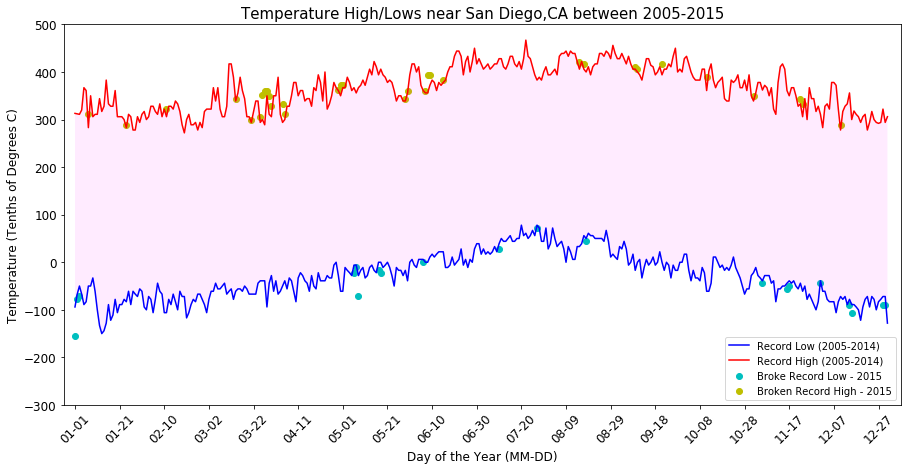

This figure's Python source:

# coding: utf-8

# # Assignment 2
# 
# Before working on this assignment please read these instructions fully. In the submission area, you will notice that you can click the link to **Preview the Grading** for each step of the assignment. This is the criteria that will be used for peer grading. Please familiarize yourself with the criteria before beginning the assignment.
# 
# An NOAA dataset has been stored in the file `data/C2A2_data/BinnedCsvs_d400/c63364120150e33d2ed8234706ea4b1b71228c47757b5a972b0d451c.csv`. The data for this assignment comes from a subset of The National Centers for Environmental Information (NCEI) [Daily Global Historical Climatology Network](https://www1.ncdc.noaa.gov/pub/data/ghcn/daily/readme.txt) (GHCN-Daily). The GHCN-Daily is comprised of daily climate records from thousands of land surface stations across the globe.
# 
# Each row in the assignment datafile corresponds to a single observation.
# 
# The following variables are provided to you:
# 
# * **id** : station identification code
# * **date** : date in YYYY-MM-DD format (e.g. 2012-01-24 = January 24, 2012)
# * **element** : indicator of element type
#     * TMAX : Maximum temperature (tenths of degrees C)
#     * TMIN : Minimum temperature (tenths of degrees C)
# * **value** : data value for element (tenths of degrees C)
# 
# For this assignment, you must:
# 
# 1. Read the documentation and familiarize yourself with the dataset, then write some python code which returns a line graph of the record high and record low temperatures by day of the year over the period 2005-2014. The area between the record high and record low temperatures for each day should be shaded.
# 2. Overlay a scatter of the 2015 data for any points (highs and lows) for which the ten year record (2005-2014) record high or record low was broken in 2015.
# 3. Watch out for leap days (i.e. February 29th), it is reasonable to remove these points from the dataset for the purpose of this visualization.
# 4. Make the visual nice! Leverage principles from the first module in this course when developing your solution. Consider issues such as legends, labels, and chart junk.
# 
# The data you have been given is near **San Diego, California, United States**, and the stations the data comes from are shown on the map below.

# In[57]:

import matplotlib.pyplot as plt
import mplleaflet
import pandas as pd
import numpy as np
from datetime import datetime
import os

def leaflet_plot_stations(binsize, hashid):

    df = pd.read_csv('data/C2A2_data/BinSize_d{}.csv'.format(binsize))

    station_locations_by_hash = df[df['hash'] == hashid]

    lons = station_locations_by_hash['LONGITUDE'].tolist()
    lats = station_locations_by_hash['LATITUDE'].tolist()

    plt.figure(figsize=(8,8))

    plt.scatter(lons, lats, c='r', alpha=0.7, s=200)

    return mplleaflet.display()

leaflet_plot_stations(400,'c63364120150e33d2ed8234706ea4b1b71228c47757b5a972b0d451c')


# In[9]:

#Get date and sort by date
df = pd.read_csv('data/C2A2_data/BinnedCsvs_d400/c63364120150e33d2ed8234706ea4b1b71228c47757b5a972b0d451c.csv')

by_date=df.sort_values(['Date','Data_Value'],ascending=[True,False])
by_date.head(5)


# In[10]:

#Remove Leap Days
df['Year'], df['Month-Date'] = zip(*df['Date'].apply(lambda x: (x[:4], x[5:])))
df = df[df['Month-Date'] != '02-29']
df.head(5)


# In[11]:

#sort by date and temperature
by_date_temp=df.sort_values(['Month-Date','Data_Value'],ascending=[True,True])
by_date_temp.head(10)


# In[18]:

#extract min/max data from dataframe
temp_min = df[(df['Element'] == 'TMIN') & (df['Year'] != '2015')].groupby('Month-Date').aggregate({'Data_Value':np.min})
temp_max = df[(df['Element'] == 'TMAX') & (df['Year'] != '2015')].groupby('Month-Date').aggregate({'Data_Value':np.max})
temp_min.head(20)
temp_max.head(20)    


# In[19]:

#extract min and max for temp data for 2015
temp_min_2015 = df[(df['Element'] == 'TMIN') & (df['Year'] == '2015')].groupby('Month-Date').aggregate({'Data_Value':np.min})
temp_max_2015 = df[(df['Element'] == 'TMAX') & (df['Year'] == '2015')].groupby('Month-Date').aggregate({'Data_Value':np.max})
temp_min_2015.head(20)
temp_max_2015.head(20)


# In[20]:

#extract datat when min or max temp was broken in 2015
broke_min=np.where(temp_min_2015['Data_Value']<temp_min['Data_Value'])[0]
broke_max=np.where(temp_max_2015['Data_Value']>temp_max['Data_Value'])[0]


# In[21]:

broke_max, broke_min


# In[61]:

#create a plot
plt.figure()
plt.figure(figsize=(15,7))

#add series to plot
plt.plot(temp_min.values, 'b', label = 'Record Low (2005-2014)')
plt.plot(temp_max.values, 'r', label = 'Record High (2005-2014)')

#plot broken high/low temperatures
plt.scatter(broke_min,temp_min_2015.iloc[broke_min], c='c', label= "Broke Record Low - 2015")
plt.scatter(broke_max,temp_max_2015.iloc[broke_max], c='y', label= "Broken Record High - 2015")

#set Axis
plt.gca().axis([-5, 370, -300, 500])
plt.xticks(range(0, len(temp_min), 20), temp_min.index[range(0, len(temp_min), 20)], rotation = '45', fontsize=12)
plt.yticks(fontsize=12)

#fill between plots
plt.gca().fill_between(range(len(temp_min)), temp_min['Data_Value'], temp_max['Data_Value'], facecolor = 'magenta', alpha = 0.08)

#Label Chart
plt.xlabel('Day of the Year (MM-DD)', fontsize=12)
plt.ylabel('Temperature (Tenths of Degrees C)', fontsize=12)
plt.title('Temperature High/Lows near San Diego,CA between 2005-2015',fontsize=15)
plt.legend(loc=4, frameon = True)

#LETS SEE IT!!!!
plt.show()

#Save as .PNG file
#my_path = os.path.abspath('C:\Users\[user]\Desktop')
#plt.figure().savefig('Assignment2_CMM.png')




